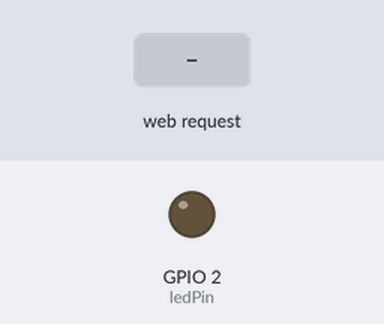
The sketch below on a simulated ESP32. On the bench: output pins drawn as LEDs (lit = HIGH). The test bench sets the inputs (shaded band). WiFi joins after 1.5 s; servers stay silent unless stated; what the sketch prints to the serial monitor is not drawn.

Above: at 3.2 s.
3.3 s: HTTP request GET /LED/on received
At 4.3 s:
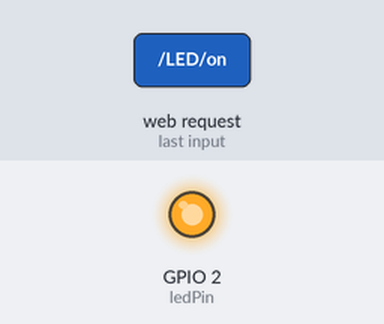
4.8 s: HTTP request GET /LED/off received
At 5.5 s:
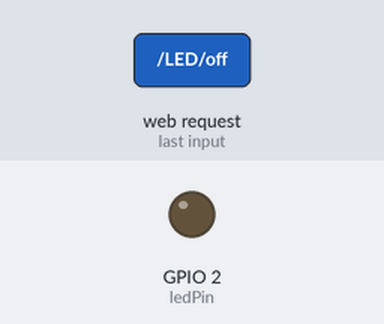
Timing chart, 0 to 7.8 s (numbered marks = the images above; inputs shaded):
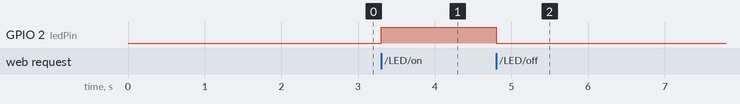

The sketch:

Web_Server_to_Control_LED.ino
```cpp
#include <WiFi.h>
#include <WebServer.h>

// Replace with your network credentials
const char* ssid = "Alpha";
const char* password = "Alpha015";

// Create a web server object that listens for HTTP request on port 80
WebServer server(80);

// Variable to store the current state of the LED
bool ledState = LOW;

// Assign GPIO 2 to the LED
const int ledPin = 2;

void handleRoot() {
  float temp = 000;
  String html = "<html>\
                  <head>\
                    <meta name='viewport' content='width=device-width, initial-scale=1'>\
                    <style>\
                      body { text-align: center; font-family: 'Arial'; }\
                      .button { padding: 16px 40px; font-size: 30px; }\
                      #on {background-color : green}\
                      #off {background-color : red}\
                    </style>\
                  </head>\
                  <body>\
                    <h1>Omakar Home</h1>\
                    <p>LED State: " + String(ledState ? "ON" : "OFF") + "</p>\
                    <p ><a href='/LED/on'><button class='button' id='on'>ON</button></a></p>\
                    <p  ><a href='/LED/off'><button class='button' id='off'>OFF</button></a></p>\
                    <p>Temperature " + String(temp) + "</p>\
                  </body>\
                </html>";
  server.send(200, "text/html", html);
}

void handleLEDOn() {
  digitalWrite(ledPin, HIGH);
  ledState = HIGH;
  handleRoot();
}

void handleLEDOff() {
  digitalWrite(ledPin, LOW);
  ledState = LOW;
  handleRoot();
}

void setup() {
  Serial.begin(115200);

  // Initialize the LED pin as an output
  pinMode(ledPin, OUTPUT);
  digitalWrite(ledPin, LOW);

  // Connect to Wi-Fi network
  Serial.print("Connecting to ");
  Serial.println(ssid);
  WiFi.begin(ssid, password);

  while (WiFi.status() != WL_CONNECTED) {
    delay(1000);
    Serial.print(".");
  }

  // Print local IP address and start web server
  Serial.println("");
  Serial.println("WiFi connected.");
  Serial.println("IP address: ");
  Serial.println(WiFi.localIP());

  server.on("/", handleRoot);
  server.on("/LED/on", handleLEDOn);
  server.on("/LED/off", handleLEDOff);
  server.begin();
}

void loop() {
  server.handleClient();
}
```

Measured:
- after the input at 3.3 s, GPIO 2 (ledPin): LOW → HIGH at once
- after the input at 4.8 s, GPIO 2 (ledPin): HIGH → LOW at once
